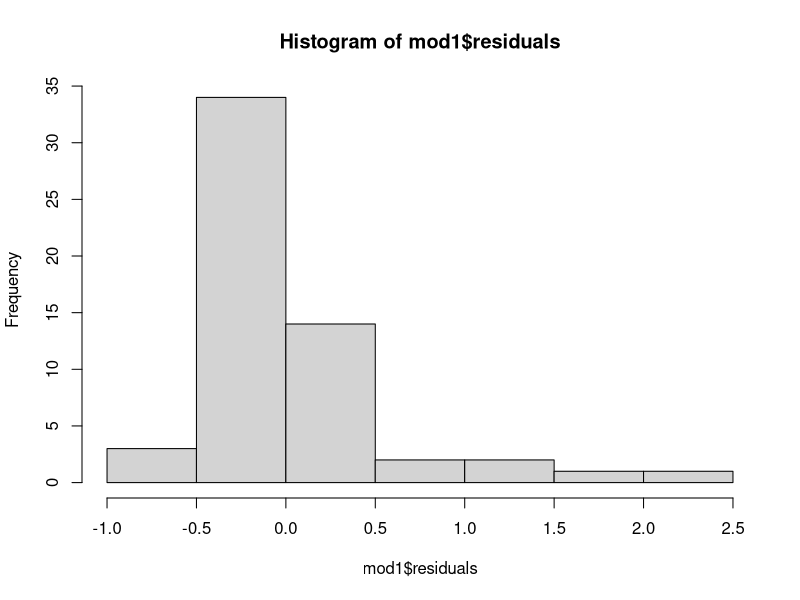
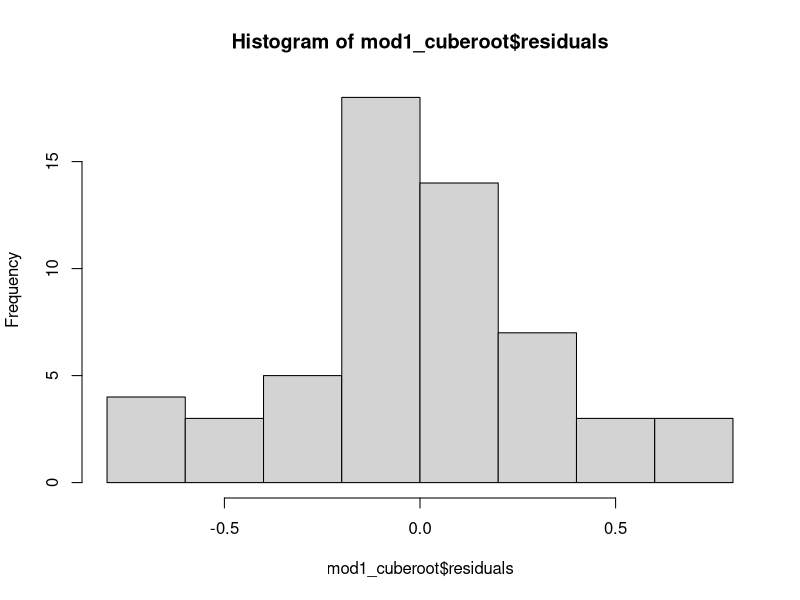

These charts were generated, in order, by the following R code: (Note: this script raises an error after producing the figures.)
# RQ2: DATA ANALYSIS
# FIGURE 5: Root biomass, community between years 
# FIGURE 6: Root biomass, community, year, depth 

# LOAD LIBRARIES----
library(tidyverse)
library(ggplot2)
library(readxl)
library(lme4)



# LOAD DATA----
QHI_combined_data <- read_excel("datasets/QHI_roots_data/QHI_combined_data.xlsx")


# CLEAN DATA----
QHI_combined_data <- QHI_combined_data %>%
  mutate(rootmass_bulkdensity = as.numeric(rootmass_bulkdensity)) %>%
  filter(!is.na(rootmass_bulkdensity)) %>%
  # remove row 32
  filter(row_number() != 32)

# removed outlier row 32 which had rootmass_bulkdensity of 5.98 g/cm3, likely a data entry error 
# see notebook for further laboratory explanation


# FILTER FOR JUST P3----
QHI_combined_data_P3 <- QHI_combined_data %>%
  filter(core_ID == "P3")

# DATA ANALYSIS FIGURE 5----
# Is there a significant difference in root biomass between 2023 and 2024 by community type?#

mod1<-aov(rootmass_bulkdensity ~ as.character(year) + community, data = QHI_combined_data_P3)
summary(mod1)

# No significant difference between 2023 and 2024 (p = 0.608)
# No significant difference among communities (p = 0.296)
# Root mass bulk density is similar across years and community types

# check assumptions 
shapiro.test(mod1$residuals)
hist(mod1$residuals) 
# not normal 

# CUBE ROOT DATA
QHI_combined_data_P3 <- QHI_combined_data_P3 %>%
  mutate(rootmass_bulkdensity_cuberoot = rootmass_bulkdensity^(1/3))
mod1_cuberoot <- aov(rootmass_bulkdensity_cuberoot ~ as.character(year) + community, data = QHI_combined_data_P3)
summary(mod1_cuberoot)

shapiro.test(mod1_cuberoot$residuals)
hist(mod1_cuberoot$residuals)
# now normal 

bartlett.test(rootmass_bulkdensity_cuberoot ~ as.factor(year), data = QHI_combined_data_P3)

# test using lmer USE THIS LINEAR MIXED MODEL INSTEAD!!
mod3<- lmer(rootmass_bulkdensity_cuberoot ~ as.character(year) + community + (1 | subplot), data = QHI_combined_data_P3)
summary(mod3)


# Now let's split it up by community type- using cube root data to meet assumptions 
# Shrub: is there a significant difference in shrub root biomass between 2023 and 2024?
QHI_shrub_data <- QHI_combined_data_P3 %>%
  filter(community == "Shrub")
mod_shrub <- aov(rootmass_bulkdensity_cuberoot ~ as.character(year), data = QHI_shrub_data)
summary(mod_shrub)
# No significant difference in shrub root biomass between 2023 and 2024 (p = 0.397)
# no significant change (i.e. decrease) but most decrease out of all communties, so may be a trend to watch for in future years


# Mix: is there a significant difference in mix root biomass between 2023 and 2024?
QHI_mix_data <- QHI_combined_data_P3 %>%
  filter(community == "Mix")
mod_mix <- aov(rootmass_bulkdensity_cuberoot ~ as.character(year), data = QHI_mix_data)
summary(mod_mix)
# No significant difference in mix root biomass between 2023 and 2024 (p = 0.966)

# Graminoid: is there a significant difference in graminoid root biomass between 2023 and 2024?
# Can't do yet as no 2024 data 
# DATA ANALYSIS FIGURE 6- including 30cm ----
# Is there a significant relationship between depth and root biomass in 2023 vs 2024 by community type?
# i.e. comparison of biomass:depth relationship for shrubs, mix, and graminoid communities in 2023 vs 2024

# all one model-> including 30 cm
# Convert to numeric
QHI_combined_data_P3 <- QHI_combined_data_P3 %>%
  mutate(max_depth_numeric = as.numeric(as.character(max_depth_increment)))

# refit model with numeric depth
mod_slopes <- lmer(rootmass_bulkdensity ~ as.character(year) * community * max_depth_numeric + 
                     (1 | subplot), 
                   data = QHI_combined_data_P3)

summary(mod_slopes)

# Test if slopes differ between years within each community
emtrends(mod_slopes, pairwise ~ year | community, var = "max_depth_numeric")

# Graminoid
# 2023 slope: -0.011 (decreasing slightly with depth)
# 2024 slope: no data yet 

# Mix
# 2023 slope: -0.0028 (essentially flat, very slight decrease 
# 2024 slope: -0.0006 (also essentially flat, very very tiny increase)
# Difference: p= 0.8877 -> no significant change in slope/relationship between years

# Shrub
# 2023 slope: +0.0014 (very tiny increase)
# 2024 slope: +0.0058 (very tiny decrease) 
# Difference: p = 0.89 -> no significant change in slope/relationship between years 

# Overall 
# none of the communities show significant chanegs in the depth-biomass relationship between 2023 and 2024
# relationships are very consistent between years 



# DATA ANALYSIS FIGURE 6- excluding 30 cm----
# Exclude 30 cm depth increment
QHI_combined_data_P3_no30 <- QHI_combined_data_P3 %>%
  filter(max_depth_increment != "30")

QHI_combined_data_P3_no30 <- QHI_combined_data_P3_no30 %>%
  mutate(max_depth_numerical = as.numeric(as.character(max_depth_increment)))

# Refit model without 30 cm depth increment
mod_slopes_no30 <- lmer(rootmass_bulkdensity ~ as.character(year) * community * max_depth_numerical + 
                          (1 | subplot), 
                        data = QHI_combined_data_P3_no30)
summary(mod_slopes_no30)

# Test if slopes differ between years within each community
emtrends(mod_slopes_no30, pairwise ~ year | community, var = "max_depth_numerical")



# DATA ANANLYSIS FIGURE 6- including 30cm EACH SLOPE----
# Q1: Is there a significant depth-biomass relationship in 2023 shrubs?
# Q2: Is there a significant depth-biomass relationship in 2024 shrubs?
# Q3: Is there a significant depth-biomass relationship in 2023 mix?
# Q4: Is there a significant depth-biomass relationship in 2024 mix?
# Q5: Is there a significant depth-biomass relationship in 2023 graminoid?
# Q6: Is there a significant depth-biomass relationship in 2024 graminoid?


# Q1
shrub_2023 <- filter(QHI_combined_data_P3, community == "Shrub", year == 2023)
mod_shrub_2023 <- lmer(rootmass_bulkdensity ~ max_depth_numeric + (1 | subplot), 
                       data = shrub_2023)
summary(mod_shrub_2023)  

# Q2
shrub_2024 <- filter(QHI_combined_data_P3, community == "Shrub", year == 2024)
mod_shrub_2024 <- lm(rootmass_bulkdensity ~ max_depth_numeric, 
                       data = shrub_2024)
summary(mod_shrub_2024)

# Q3
mix_2023 <- filter(QHI_combined_data_P3, community == "Mix", year == 2023)
mod_mix_2023 <- lmer(rootmass_bulkdensity ~ max_depth_numeric + (1 | subplot), 
                       data = mix_2023)
summary(mod_mix_2023)

# Q4
mix_2024 <- filter(QHI_combined_data_P3, community == "Mix", year == 2024)
mod_mix_2024 <- lm(rootmass_bulkdensity ~ max_depth_numeric, 
                       data = mix_2024)
summary(mod_mix_2024)

# Q5
graminoid_2023 <- filter(QHI_combined_data_P3, community == "Graminoid", year == 2023)
mod_graminoid_2023 <- lmer(rootmass_bulkdensity ~ max_depth_numeric + (1 | subplot), 
                       data = graminoid_2023)
summary(mod_graminoid_2023)

# Q6
# can't do yet as no 2024 data for graminoid community
# DATA ANALYSIS FIGURE 6- excluding 30cm EACH SLOPE----
# Repeat the above analyses but excluding 30 cm depth increment

#Q1
shrub_2023_no30 <- filter(QHI_combined_data_P3_no30, community == "Shrub", year == 2023)
mod_shrub_2023_no30 <- lmer(rootmass_bulkdensity ~ max_depth_numerical + (1 | subplot), 
                       data = shrub_2023_no30)
summary(mod_shrub_2023_no30)

# Q2
shrub_2024_no30 <- filter(QHI_combined_data_P3_no30, community == "Shrub", year == 2024)
mod_shrub_2024_no30 <- lm(rootmass_bulkdensity ~ max_depth_numerical, 
                       data = shrub_2024_no30)
summary(mod_shrub_2024_no30)

# Q3
mix_2023_no30 <- filter(QHI_combined_data_P3_no30, community == "Mix", year == 2023)
mod_mix_2023_no30 <- lmer(rootmass_bulkdensity ~ max_depth_numerical + (1 | subplot), 
                       data = mix_2023_no30)
summary(mod_mix_2023_no30)

# Q4
mix_2024_no30 <- filter(QHI_combined_data_P3_no30, community == "Mix", year == 2024)
mod_mix_2024_no30 <- lm(rootmass_bulkdensity ~ max_depth_numerical, 
                       data = mix_2024_no30)
summary(mod_mix_2024_no30)

# Q5
graminoid_2023_no30 <- filter(QHI_combined_data_P3_no30 , community == "Graminoid", year == 2023)
mod_graminoid_2023_no30 <- lmer(rootmass_bulkdensity ~ max_depth_numerical + (1 | subplot), 
                       data = graminoid_2023_no30)
summary(mod_graminoid_2023_no30)
